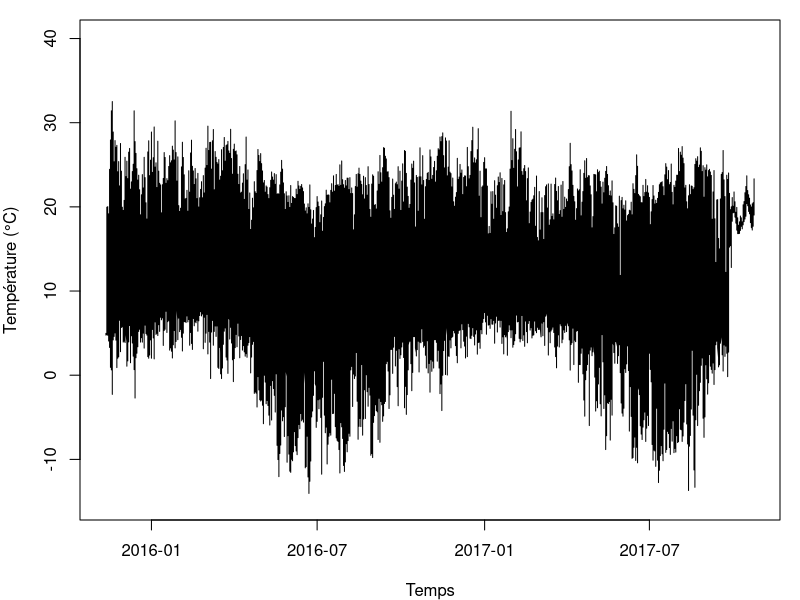
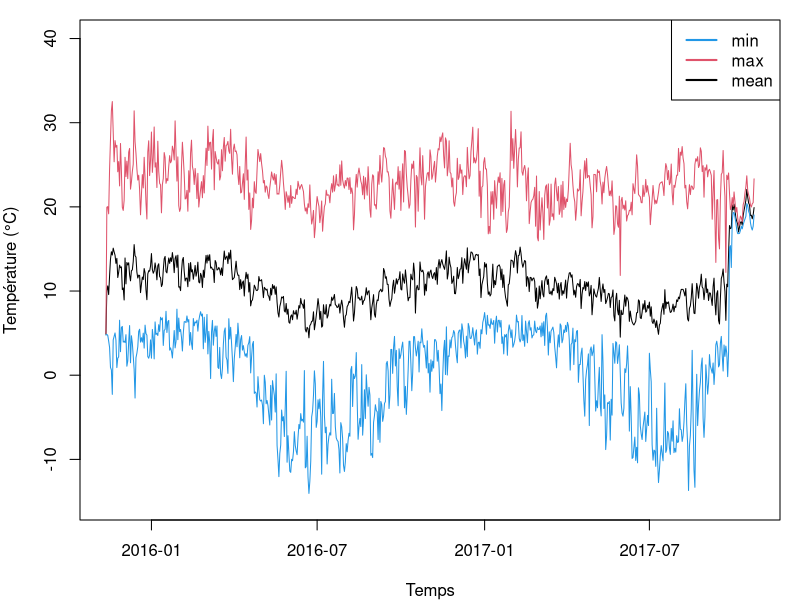
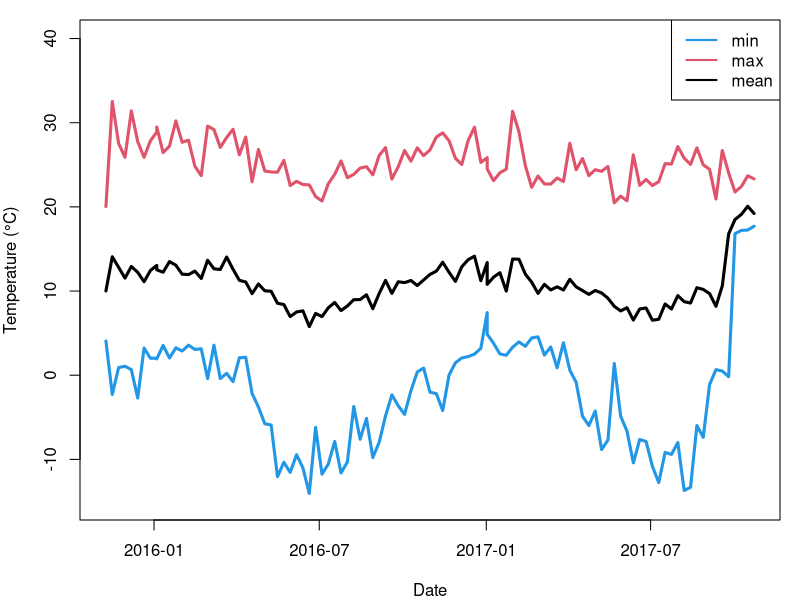
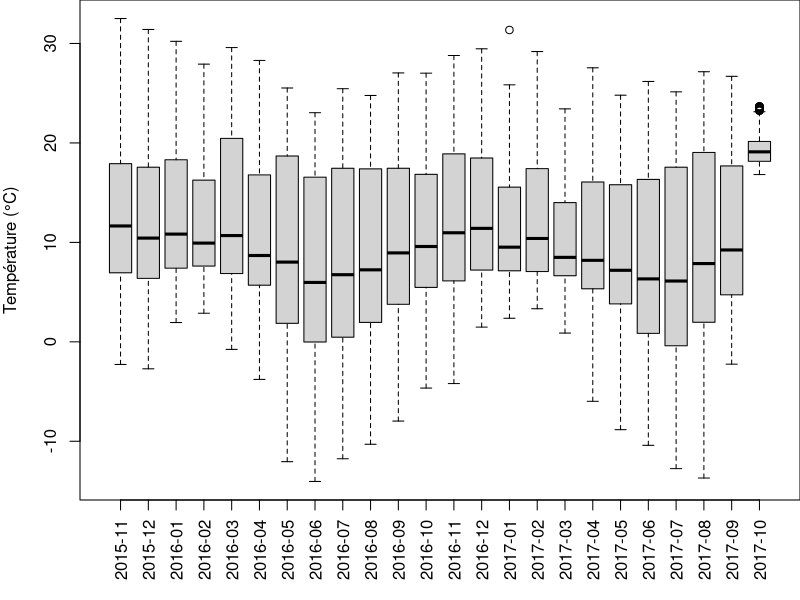
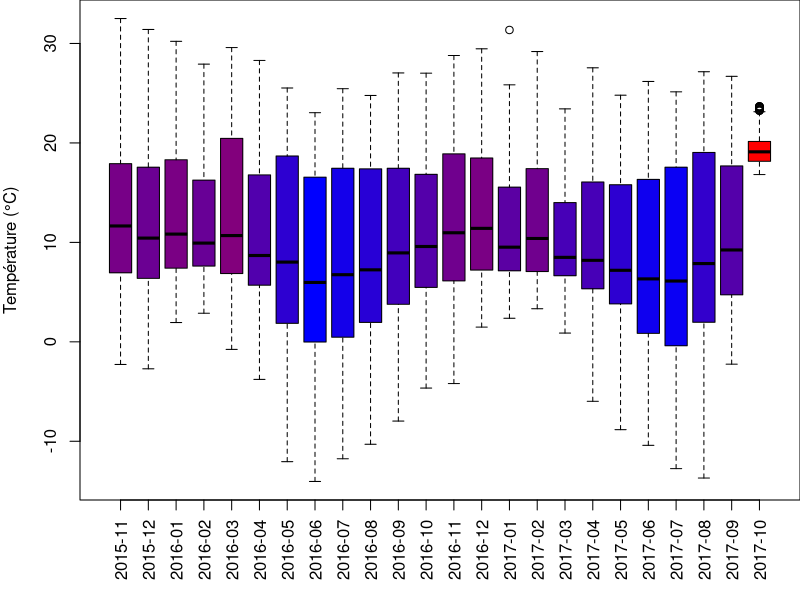
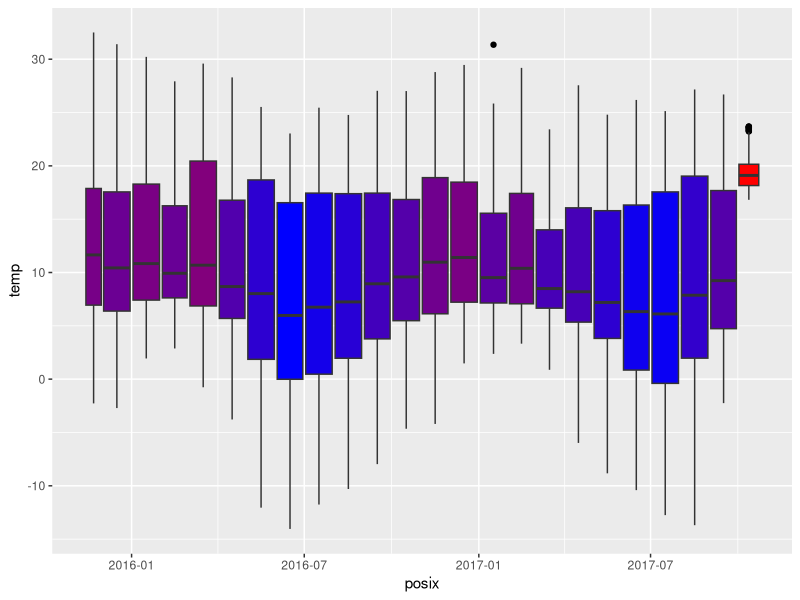
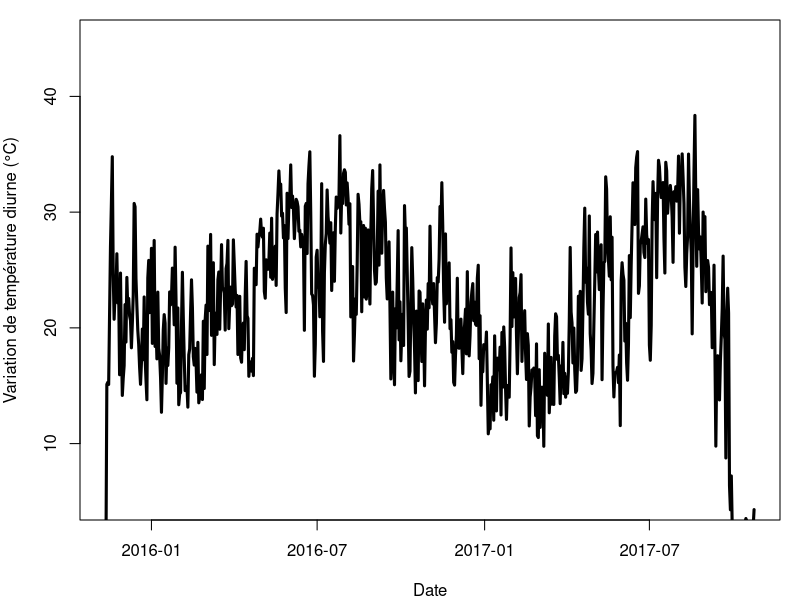
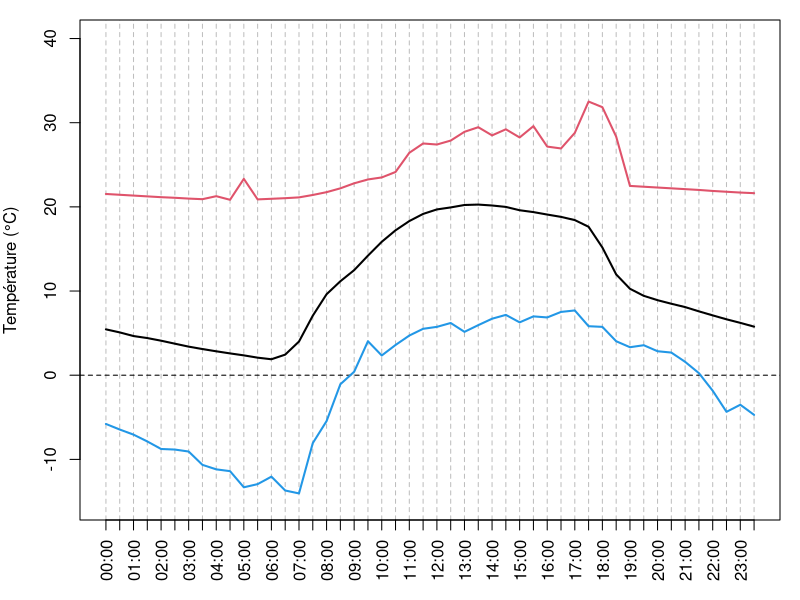

Source code (R) for these figures, in order:
## ---- chunk 1
# Lecture du fichier en local après téléchargement : 
bdd <- read.table(
  "myFiles/E05C13.csv", 
  skip = 1, header = TRUE, 
  sep = ",", dec = ".", 
  stringsAsFactors = FALSE)
# Lecture du fichier depuis GitHub : 
# URL <- paste0("https://raw.githubusercontent.com/",
#   "frareb/myRBook_FR/master/myFiles/E05C13.csv")
# bdd <- read.table(
#   URL, 
#   skip = 1, 
#   header = TRUE,
#   sep = ",",
#   dec = ".",
#   stringsAsFactors = FALSE)
colnames(bdd) <- c("id", "date", "temp")
head(bdd)
tail(bdd)
str(bdd)
## ---- chunk 2
strsplit("11/12/15 23:00:00", split = " ")
## ---- chunk 3
strsplit("11/12/15 23:00:00", split = " ")[[1]]
## ---- chunk 4
bddDay <- sapply(
  strsplit(
    bdd[, 2], 
    split = " "), 
  "[[", 1)
head(bddDay)
## ---- chunk 5
bddDay <- as.Date(
  sapply(
    strsplit(
      bdd[, 2], 
      split = " "), 
    "[[", 1), 
  format = "%m/%d/%y")
head(bddDay)
## ---- chunk 6
bdd$day <- bddDay
str(bdd)
## ---- chunk 7
bddPosix <- as.POSIXct(
  bdd$date, 
  format = "%m/%d/%y %H:%M:%S")
head(bddPosix)
bdd$posix <- bddPosix
str(bdd)
## ---- chunk 8
par(mar = c(4, 4, 1, 1)) # réduction des marges
plot(x = bdd$day, y = bdd$temp, 
  type = 'l', ylim = c(-15, 40), 
  xlab = "Temps", ylab = "Température (°C)")
## ---- chunk 9
tempDayMean <- tapply(bdd$temp, INDEX = bdd$day, FUN = mean)
tempDayMin <- tapply(bdd$temp, INDEX = bdd$day, FUN = min)
tempDayMax <- tapply(bdd$temp, INDEX = bdd$day, FUN = max)
par(mar = c(4, 4, 1, 1)) # réduction des marges
plot(x = as.Date(names(tempDayMean), format = "%Y-%m-%d"), 
  y = tempDayMean, type = 'l', ylim = c(-15, 40), 
  xlab = "Temps", ylab = "Température (°C)")
points(as.Date(names(tempDayMin), format = "%Y-%m-%d"), 
  y = tempDayMin, type = 'l', col = 4)
points(as.Date(names(tempDayMax), format = "%Y-%m-%d"), 
  y = tempDayMax, type = 'l', col = 2)
legend("topright", legend = c("min", "max", "mean"), 
  lty = 1, lwd = 2, col = c(4, 2, 1))
## ---- chunk 10
anoSem <- format(bdd$posix, format = "%Y-%W")
head(anoSem)
## ---- chunk 11
tempWeekMean <- tapply(bdd$temp, 
  INDEX = format(bdd$posix, format = "%Y-%W-1"), FUN = mean)
tempWeekMin <- tapply(bdd$temp, 
  INDEX = format(bdd$posix, format = "%Y-%W-1"), FUN = min)
tempWeekMax <- tapply(bdd$temp, 
  INDEX = format(bdd$posix, format = "%Y-%W-1"), FUN = max)
par(mar = c(4, 4, 1, 1)) # réduction des marges
plot(x = as.Date(names(tempWeekMean), format = "%Y-%W-%u"), 
    y = tempWeekMean, type = 'l', ylim = c(-15, 40), 
    xlab = "Date", ylab = "Temperature (°C)", lwd = 3)
points(x = as.Date(names(tempWeekMin), format = "%Y-%W-%u"), 
    y = tempWeekMin, type = 'l', col = 4, lwd = 3)
points(x = as.Date(names(tempWeekMax), format = "%Y-%W-%u"), 
    y = tempWeekMax, type = 'l', col = 2, lwd = 3)
legend("topright", legend = c("min", "max", "mean"), 
  lty = 1, lwd = 2, col = c(4, 2, 1))
## ---- chunk 12
par(mar = c(5, 4, 0, 0))
boxplot(
  bdd$temp ~ format(bdd$posix, format = "%Y-%m"), 
  las = 3,
  xlab = "", ylab = "Température (°C)")
## ---- chunk 13
tempMonthMean <- tapply(bdd$temp, 
  INDEX = format(bdd$posix, format = "%Y-%m"), FUN = mean)
myCol <- colorRampPalette(c("blue", "red"))(101)
tempMeanDayPos <- round(
  (tempMonthMean - min(tempMonthMean)) / 
    (max(tempMonthMean) - min(tempMonthMean))*100) + 1
par(mar = c(5, 4, 0, 0)) 
boxplot(
  bdd$temp ~ format(bdd$posix, format = "%Y-%m"), 
  las = 3, 
  col = myCol[tempMeanDayPos],
  xlab = "", ylab = "Température (°C)")
## ---- chunk 14
pkgCheck <- function(x){ 
    if (!require(x, character.only = TRUE)){
        install.packages(x, dependencies = TRUE)
        if(!require(x, character.only = TRUE)) {
            stop()
        }
    }
}
pkgCheck("ggplot2")

tempMonthMean <- tapply(bdd$temp, 
  INDEX = format(bdd$posix, format = "%Y-%m"), FUN = mean)
myCol <- colorRampPalette(c("blue", "red"))(101)
tempMeanDayPos <- round(
  (tempMonthMean - min(tempMonthMean)) / 
    (max(tempMonthMean) - min(tempMonthMean))*100) + 1
p01 <- ggplot(data = bdd, 
  aes(
    x = posix, 
    y = temp, 
    group = format(posix, format = "%Y-%m"))) + 
    geom_boxplot(
      outlier.colour = "black", 
      fill = myCol[tempMeanDayPos])
p01
## ---- chunk 15
tempDayTR <- tempDayMax - tempDayMin
par(mar = c(4, 4, 1, 1)) # réduction des marges
plot(
  x = as.Date(names(tempDayMean), format = "%Y-%m-%d"), 
  y = tempDayTR, type = 'l', ylim = c(5, 45), 
  xlab = "Date", 
  ylab = "Variation de température diurne (°C)", 
  lwd = 3)
## ---- chunk 16
tempHourMean <- aggregate(
  x = bdd$temp, 
  by = list(format(bdd$posix, format = "%H:%M")), 
  FUN = mean)
tempHourMin <- aggregate(
  x = bdd$temp, 
  by = list(format(bdd$posix, format = "%H:%M")), 
  FUN = min)
tempHourMax <- aggregate(
  x = bdd$temp, 
  by = list(format(bdd$posix, format = "%H:%M")), 
  FUN = max)
hours <- seq(from = 0, to = 23.5, by = 0.5)
par(mar = c(4, 4, 1, 1)) # réduction des marges
plot(x = hours, 
  y = tempHourMean[, 2], type = 'l', ylim = c(-15, 40), 
  xlab = "", ylab = "Température (°C)", lwd = 2, 
  xaxt = "n", panel.first = {
    abline(v = hours, col = "gray", lty = 2)
    abline(h = 0, lty = 2)  
  })
axis(
  side = 1, 
  at = hours, 
  labels = tempHourMean[, 1], 
  las = 2)
points(
  x = hours, 
  y = tempHourMin[, 2], 
  type = 'l', col = 4, lwd = 2)
points(
  x = hours, 
  y = tempHourMax[, 2], 
  type = 'l', col = 2, lwd = 2)
## ---- chunk 17
meses <- c("Janvier", "Février", "Mars", "Avril", "Mai", 
  "Juin", "Juillet", "Août", "Septembre", "Octobre", 
  "Novembre", "Décembre")
hours <- seq(from = 0, to = 23.5, by = 0.5)
bddMonth <- format(bdd$day, format = "%m")
tempDayEachMonth <- lapply(
  sort(unique(bddMonth)), function(myMonth){
    bddX <- bdd[bddMonth == myMonth, ]
    tempHourMean <- aggregate(
      x = bddX$temp, 
      by = list(format(bddX$posix, format = "%H:%M")), 
      FUN = mean)
    tempHourMin <- aggregate(
      x = bddX$temp, 
      by = list(format(bddX$posix, format = "%H:%M")), 
      FUN = min)
    tempHourMax <- aggregate(
      x = bddX$temp, 
      by = list(format(bddX$posix, format = "%H:%M")), 
      FUN = max)
  return(
    data.frame(
      tempHourMean, 
      tempHourMin, 
      tempHourMax))
})
par(mar = c(4, 4, 1, 1)) 
# for (i in seq_along(tempDayEachMonth)){ # pour tous les mois
i <- 1 # uniquement Janvier 
  plot(x = hours, y = tempDayEachMonth[[i]][, 2], 
    type = 'l', ylim = c(-15, 40), 
    xlab = "", ylab = "Température (°C)", lwd = 2, 
    main = meses[i],
    xaxt = "n", panel.first = {
      abline(v = hours, col = "gray", lty = 2)
      abline(h = 0, lty = 2)  
    })
  axis(
    side = 1, 
    at = hours, 
    labels = tempHourMean[, 1], 
    las = 2)
  points(
    x = hours, 
    y = tempDayEachMonth[[i]][, 4], 
    type = 'l', col = 4, lwd = 2)
  points(
    x = hours, 
    y = tempDayEachMonth[[i]][, 6], 
    type = 'l', col = 2, lwd = 2)
# }
## ---- chunk 18
par(mar = c(4, 4, 1, 1)) # réduction des marges
plot(
  x = hours, 
  y = tempDayEachMonth[[1]][, 2], 
  type = 'n', 
  ylim = c(-10, 35),
  xlab = "", 
  ylab = "Température moyenne (°C)",
  xaxt = "n", 
  panel.first = {
    abline(v = hours, col = "gray", lty = 2)
    abline(h = 0, lty = 2)  
  })
axis(
  side = 1, 
  at = hours, 
  labels = tempHourMean[, 1], 
  las = 2)
myColors <- c("#A6CEE3", "#1F78B4", "#B2DF8A", "#33A02C", 
  "#FB9A99", "#E31A1C", "#FDBF6F", "#FF7F00", "#CAB2D6", 
  "#6A3D9A", "#FFFF99", "#B15928")
for (i in seq_along(tempDayEachMonth)){
  points(x = hours, 
    y = tempDayEachMonth[[i]][, 2], 
    type = 'l', col = myColors[i], lwd = 2)
}
legend(
  "topright", 
  ncol = 4, 
  legend = meses, 
  col = myColors, 
  lty = 1, lwd = 2, 
  cex = 0.8, bg = "white")

par(mar = c(4, 4, 1, 1)) # réduction des marges
plot(
  x = hours, 
  y = tempDayEachMonth[[1]][, 2], 
  type = 'n', 
  ylim = c(0, 30),
  xlab = "", 
  ylab = "Variation de température diurne (°C)",
  xaxt = "n", 
  panel.first = {
    abline(v = hours, col = "gray", lty = 2)
    abline(h = 0, lty = 2)  
  })
axis(
  side = 1, 
  at = hours, 
  labels = tempHourMean[, 1], 
  las = 2)
myColors <- c("#A6CEE3", "#1F78B4", "#B2DF8A", "#33A02C", 
  "#FB9A99", "#E31A1C", "#FDBF6F", "#FF7F00", "#CAB2D6", 
  "#6A3D9A", "#FFFF99", "#B15928")
for (i in seq_along(tempDayEachMonth)){
  points(
    x = hours, 
    y = tempDayEachMonth[[i]][, 6] - 
      tempDayEachMonth[[i]][, 4], 
    type = 'l', 
    col = myColors[i], 
    lwd = 2)
}
legend(
  "topright", 
  ncol = 4, 
  legend = meses, 
  col = myColors,
  lty = 1, lwd = 2, 
  cex = 0.8, bg = "white")
## ---- chunk 19
pkgCheck <- function(x){ 
  if (!require(x, character.only = TRUE)){
    install.packages(x, dependencies = TRUE)
    if(!require(x, character.only = TRUE)) {
      stop()
    }
  }
}
pkgCheck("ggplot2")
pkgCheck("ggridges")
pkgCheck("viridis")
meanTemps <- unlist(lapply(tempDayEachMonth, "[[", 2))
labelMonth <- rep(meses, each = 48)
dfTemps <- data.frame(month = labelMonth, value = meanTemps, 
  stringsAsFactors = FALSE)
dfTemps$month <- factor(dfTemps$month, levels = rev(meses))
p <- ggplot(
  data = dfTemps, 
  aes(y = month, x = value,  fill = ..x..))
p <- p + geom_density_ridges_gradient(stat = "binline")
p <- p + scale_fill_viridis(
  name = "Temp. [°C]", option = "C")
p <- p + xlab("Temperature") + ylab("") +
    theme(
      legend.position="none",
      panel.spacing = unit(0.1, "lines"),
      strip.text.x = element_text(size = 8)
    ) 
p
